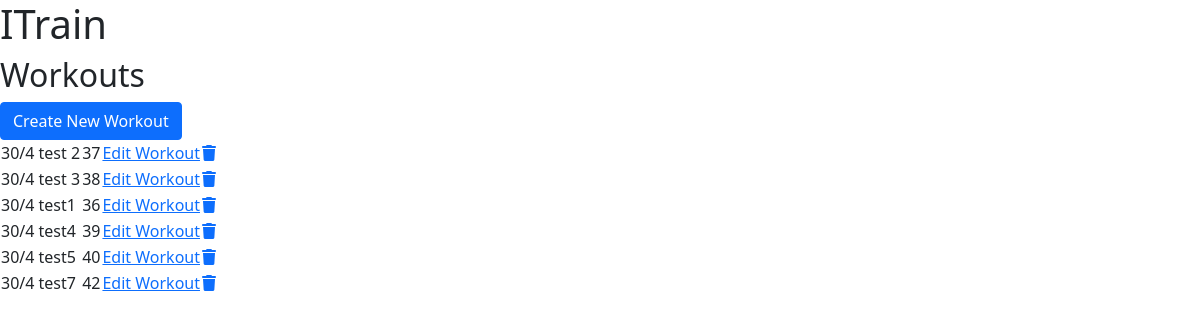
The page /workouts/ on the database as committed earlier.
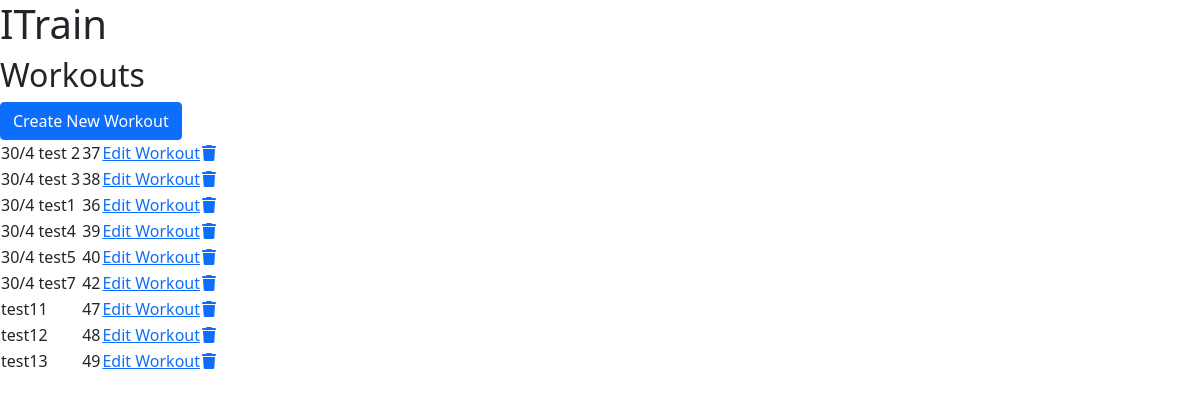
The same page on the database as committed later.
### main/models.py (models this page shows, shortened)
class Workout(models.Model):
    name = models.CharField(max_length=30, unique=True, null=False,
                            blank=False,
                            error_messages={'unique':
                                            'The Workout name is not unique'})
    description = models.TextField(max_length=200, blank=True)
    class Meta:
        ordering = ['name']

### main/views.py (the view)
# urls.py: path('workouts/', WorkoutList.as_view(), name='workouts'),
class WorkoutList(generic.ListView):
    model = Workout
    template_name = 'main/workouts.html'
    paginate_by = 50

### main/templates/main/workouts.html (shortened to what this page needs)
{% extends 'base.html' %}
{% load static %}
{% block content %}
<h2>Workouts</h2>
<a href="{% url 'create_workout'%}">
  <button type="button" class="btn btn-primary">Create New Workout</button>
</a>
<table>
  {% for workout in workout_list %}
  <tr>
    <td>{{ workout.name }}</td>
    <td>{{ workout.id }}</td>
    <td><a href="{% url 'edit_workout' workout.id %}">Edit Workout</a></td>
    <td><a href="#delete-workout-{{ workout.id }}" data-bs-toggle="modal">
        <i class="fa-solid fa-trash"></i></a></td>
  </tr>
  {% empty %}
  <tr>You have no workouts to show</tr>
  {% endfor %}
</table>
{% endblock %}

Rows that differ between the two databases and show on the page:
added Workout: name "test11", id "47"
added Workout: name "test12", id "48"
added Workout: name "test13", id "49"
